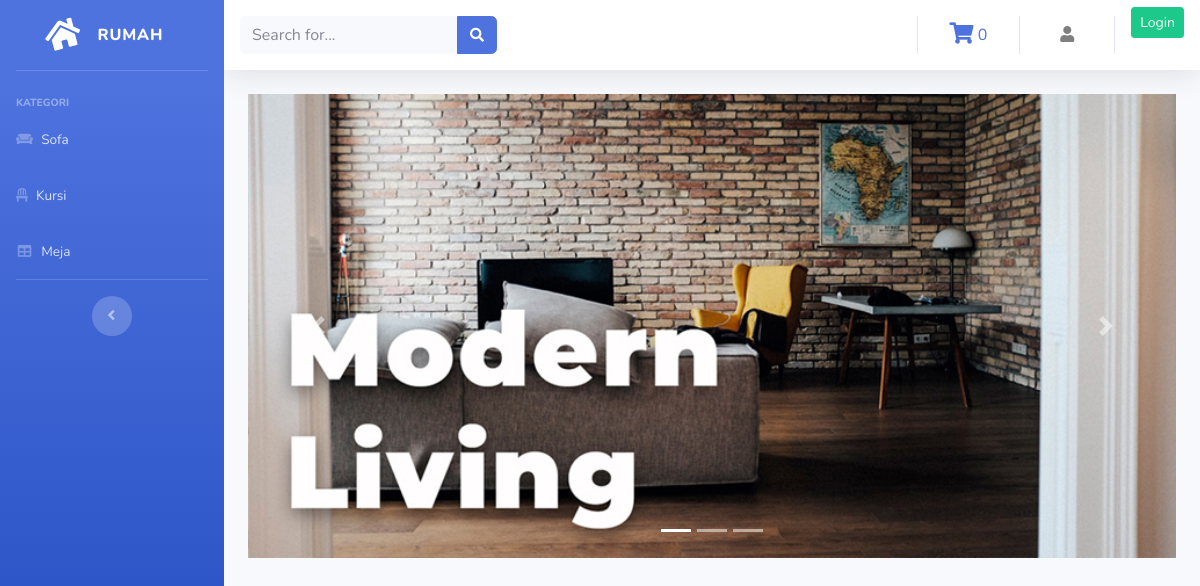
/Proyek/index.php/kategori/sofa, run on an earlier commit of the app's database.
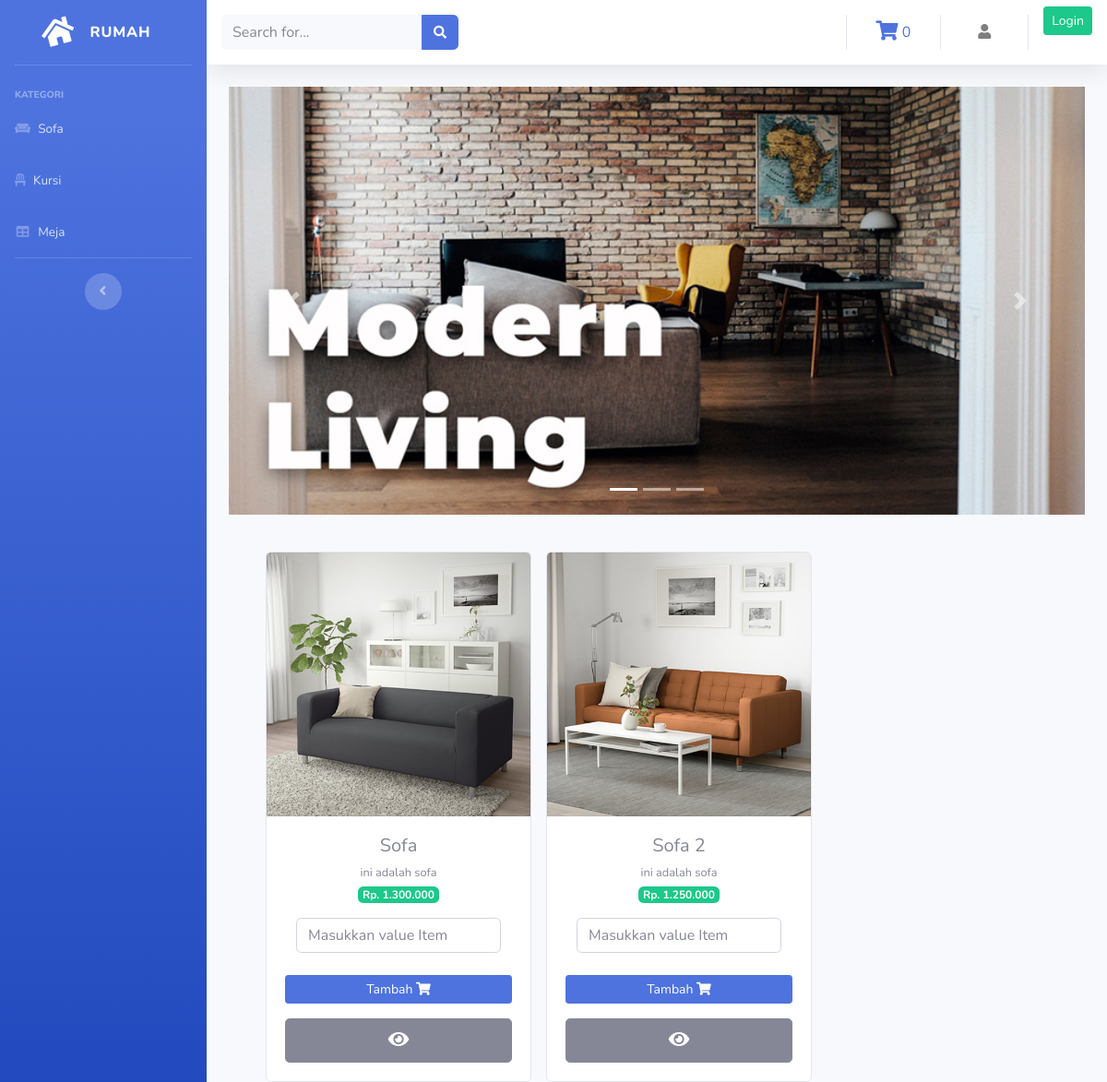
And on a later commit of the database.
### tables this page shows
CREATE TABLE `product` (
  `id_barang` int(11) NOT NULL,
  `nama_barang` varchar(100) NOT NULL,
  `deskripsi` varchar(225) NOT NULL,
  `kategori` varchar(60) NOT NULL,
  `harga` int(100) NOT NULL,
  `stok` int(4) NOT NULL,
  `gambar` text NOT NULL
);

### Proyek/application/controllers/kategori.php (called while the page is built, shortened)
<?php
    class kategori extends CI_Controller {
        public function sofa()
        {
            $data['sofa'] = $this->model_kategori->data_sofa()->result();
            $this->load->view('Template/header');
            $this->load->view('Template/sidebar');
            $this->load->view('sofa', $data);
            $this->load->view('Template/footer');
        }
    }
?>

### Proyek/index.php (called while the page is built, shortened)
<?php
require_once BASEPATH.'core/CodeIgniter.php';

### Proyek/application/models/model_kategori.php (called while the page is built, shortened)
<?php
    class model_kategori extends CI_Model {
        public function data_sofa(){
            return $this->db->get_where("product", array('kategori'=>'sofa'));
        }
    }
?>

### Proyek/application/views/sofa.php (the view, shortened to what this page needs)
<div class="container-fluid">
    <div id="carouselExampleIndicators" class="carousel slide" data-ride="carousel">
    <ol class="carousel-indicators">
        <li data-target="#carouselExampleIndicators" data-slide-to="0" class="active"></li>
        <li data-target="#carouselExampleIndicators" data-slide-to="1"></li>
        <li data-target="#carouselExampleIndicators" data-slide-to="2"></li>
    </ol>
    <div class="carousel-inner">sss
        <div class="carousel-item active">
        <img src="<?php echo base_url('assets/img/Slide1.jpg') ?>" class="d-block w-100" alt="...">
        </div>
    </div>
    <a class="carousel-control-prev" href="#carouselExampleIndicators" role="button" data-slide="prev">
        <span class="carousel-control-prev-icon" aria-hidden="true"></span>
    </a>
    <a class="carousel-control-next" href="#carouselExampleIndicators" role="button" data-slide="next">
        <span class="carousel-control-next-icon" aria-hidden="true"></span>
    </a>
    </div>
    <div class="row text-center ml-4 mt-4">
        <?php foreach ($sofa as $brg) : ?>
            <div class="card ml-3 mt-3" style="width: 18rem;">
                <img src="<?php echo base_url().'/uploads/'.$brg->gambar ?>" class="card-img-top" alt="...">
                <div class="card-body">
                    <h5 class="card-title mb-1"><?php echo $brg->nama_barang ?></h5>
                    <small><?php echo $brg->deskripsi ?></small><br>
                    <span class="badge badge-success mb-3">Rp. <?php echo number_format ($brg->harga, 0,',','.') ?></span><br>
                    <form method="POST" action="<?php echo base_url().'Admin/tambah_keranjang/'.$brg->id_barang?>">
                            <div class="col-sm">
                                <input type="number" class="form-control" placeholder="Masukkan value Item" name="qty">
                            </div><br>
                            <button class="btn btn-primary btn-sm btn-block" type=submit>Tambah <i class="fas fa-shopping-cart"></i></button>
                       </form>
                    <?php echo anchor('Admin/detail/' .$brg->id_barang,'<div class="btn btn-secondary btn-lg btn-block"><i class="fas fa-eye"></i></div>') ?>
                </div>
            </div>
        <?php endforeach ?>
    </div>
</div>

### Proyek/application/views/Template/Header.php (shortened to what this page needs)
<!DOCTYPE html>
<html lang="en">
<head>
  <link href="<?php echo base_url()?>assets/vendor/fontawesome-free/css/all.min.css" rel="stylesheet" type="text/css">
  <link href="<?php echo base_url() ?>assets/css/sb-admin-2.min.css" rel="stylesheet">
</head>

### Proyek/application/views/Template/Sidebar.php (shortened to what this page needs)
<body id="page-top">
<div id="wrapper">
  <ul class="navbar-nav bg-gradient-primary sidebar sidebar-dark accordion" id="accordionSidebar">
    <a class="sidebar-brand d-flex align-items-center justify-content-center" href="<?php echo base_url('Admin/index') ?>">
      <div class="sidebar-brand-icon rotate-n-15">
      <i class="fa fa-home" aria-hidden="true"></i>
      </div>
      <div class="sidebar-brand-text mx-3">Rumah</div>
    </a>
    <hr class="sidebar-divider my-0">
<br>
    <div class="sidebar-heading">
      Kategori
    </div>
    <li class="nav-item">
      <a class="nav-link" href="<?php echo base_url('kategori/sofa') ?>">
        <i class="fas fa-couch"></i>
        <span>Sofa</span></a>
    </li>
    <li class="nav-item">
      <a class="nav-link" href="<?php echo base_url('kategori/kursi') ?>">
        <i class="fas fa-chair"></i>
        <span>Kursi</span></a>
    </li>
    <li class="nav-item">
      <a class="nav-link" href="<?php echo base_url('kategori/meja') ?>">
        <i class="fas fa-fw fa-table"></i>
        <span>Meja</span></a>
    </li>
    <hr class="sidebar-divider d-none d-md-block">
    <div class="text-center d-none d-md-inline">
      <button class="rounded-circle border-0" id="sidebarToggle"></button>
    </div>
  </ul>
  <div id="content-wrapper" class="d-flex flex-column">
    <div id="content">
      <nav class="navbar navbar-expand navbar-light bg-white topbar mb-4 static-top shadow">
        <?php echo form_open('admin/search') ?>
          <form method="post" class="d-none d-sm-inline-block form-inline mr-auto ml-md-3 my-2 my-md-0 mw-100 navbar-search">
              <div class="input-group">
                <input type="text" class="form-control bg-light border-0 small" name="keyword" placeholder="Search for..." aria-label="Search" aria-describedby="basic-addon2">
                <div class="input-group-append">
                  <button class="btn btn-primary" type="submit">
                    <i class="fas fa-search fa-sm"></i>
                  </button>
                </div>
              </div>
            </form>
          <?php echo form_close() ?>
        <ul class="navbar-nav ml-auto">
          <div class="navbar">
            <ul class="nav navbar-nav navbar-right ">
              <li>
                <?php
                  $keranjang = ' <i class="fa fa-shopping-cart fa-lg" aria-hidden="true"></i> ' .$this->cart->total_items()
                ?>
                <?php echo anchor('Admin/detail_keranjang', $keranjang)  ?>
              </li>
            </ul>
          </div>
          <div class="navbar">
            <ul class="nav navbar-nav navbar-right ">
              <li>
                <a class="nav-link" href="<?php echo base_url('History/index') ?>">
                <i class="fas fa-user"></i></a>
              </li>
            </ul>
          </div>
          <ul class="na navbar-nav navbar-right">
            <?php  if($this->session->userdata('username')) { ?>
              <li><div><?php echo $this->session->userdata(' username ') ?></div></li>
              <li><?php echo anchor('auth/logout','<div class="btn btn-sm btn-danger">Logout</div>'); ?></li>
            <?php } else { ?>
              <li><?php echo anchor('auth/logout', ' <div class="btn btn-sm btn-success">Login</div>');?></li>
            <?php  } ?>
          </ul>
        </ul>
      </nav>

### Proyek/application/views/Template/Footer.php (shortened to what this page needs)
    </div>
  </div>
</body>
</html>

What changed in the data, as far as the page shows it:
now on this page (row edited): product: gambar (picture), nama_barang "Sofa", deskripsi "ini adalah sofa", harga "1.300.000"
now on this page (row edited): product: gambar (picture), nama_barang "Sofa 2", deskripsi "ini adalah sofa", harga "1.250.000"
